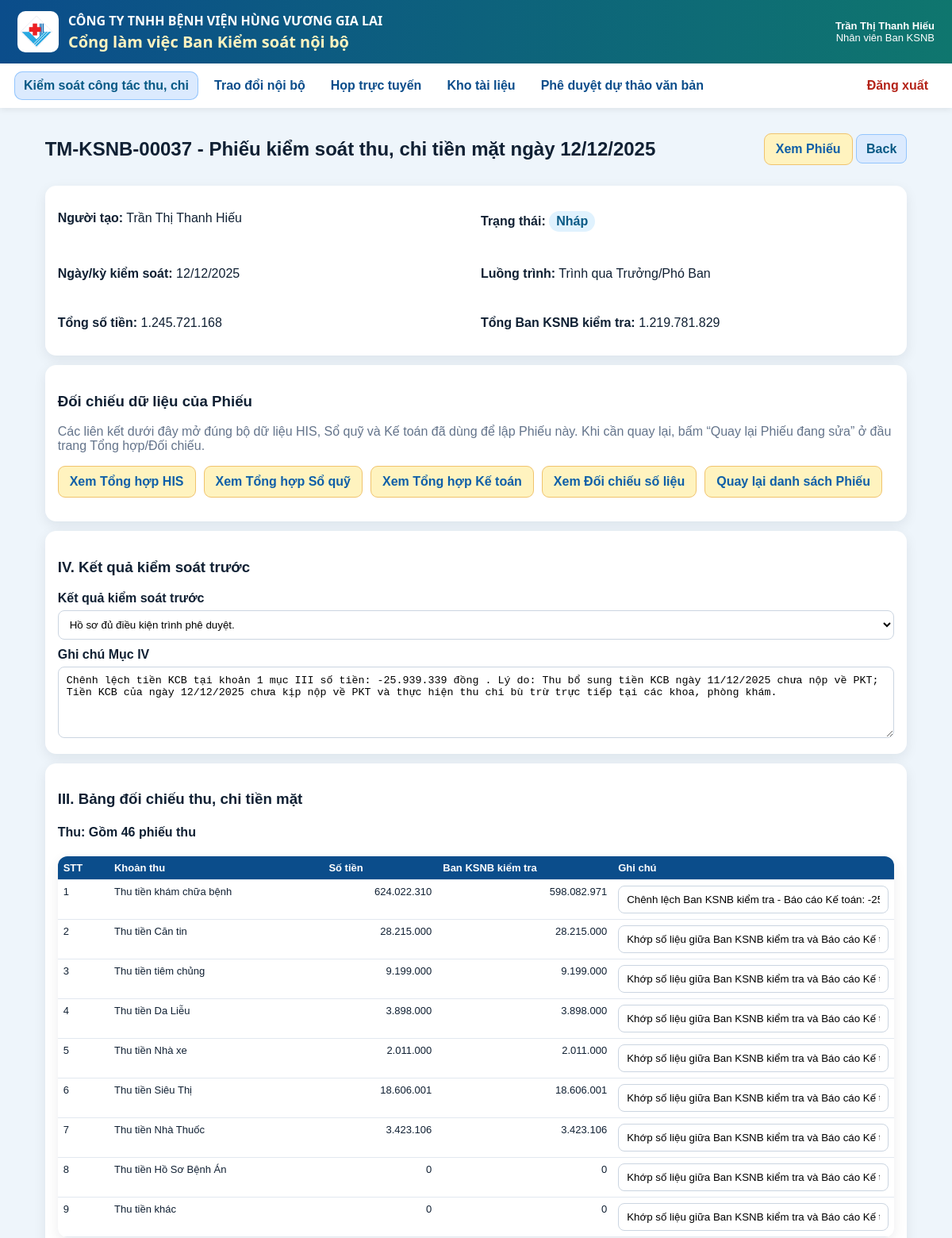
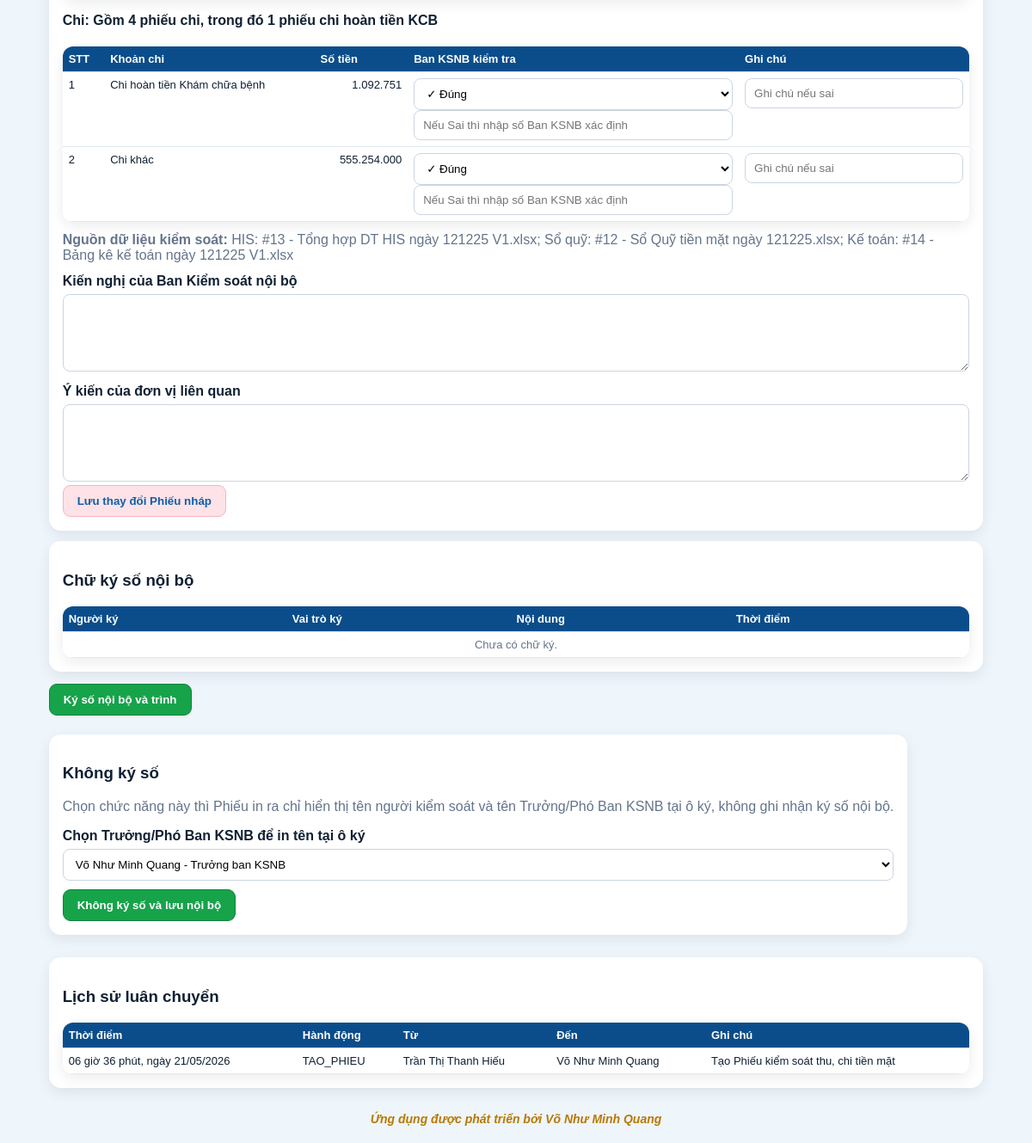
/cash-control/vouchers/37 (signed in), run on an earlier commit of the app's database (2 pictures, top to bottom).
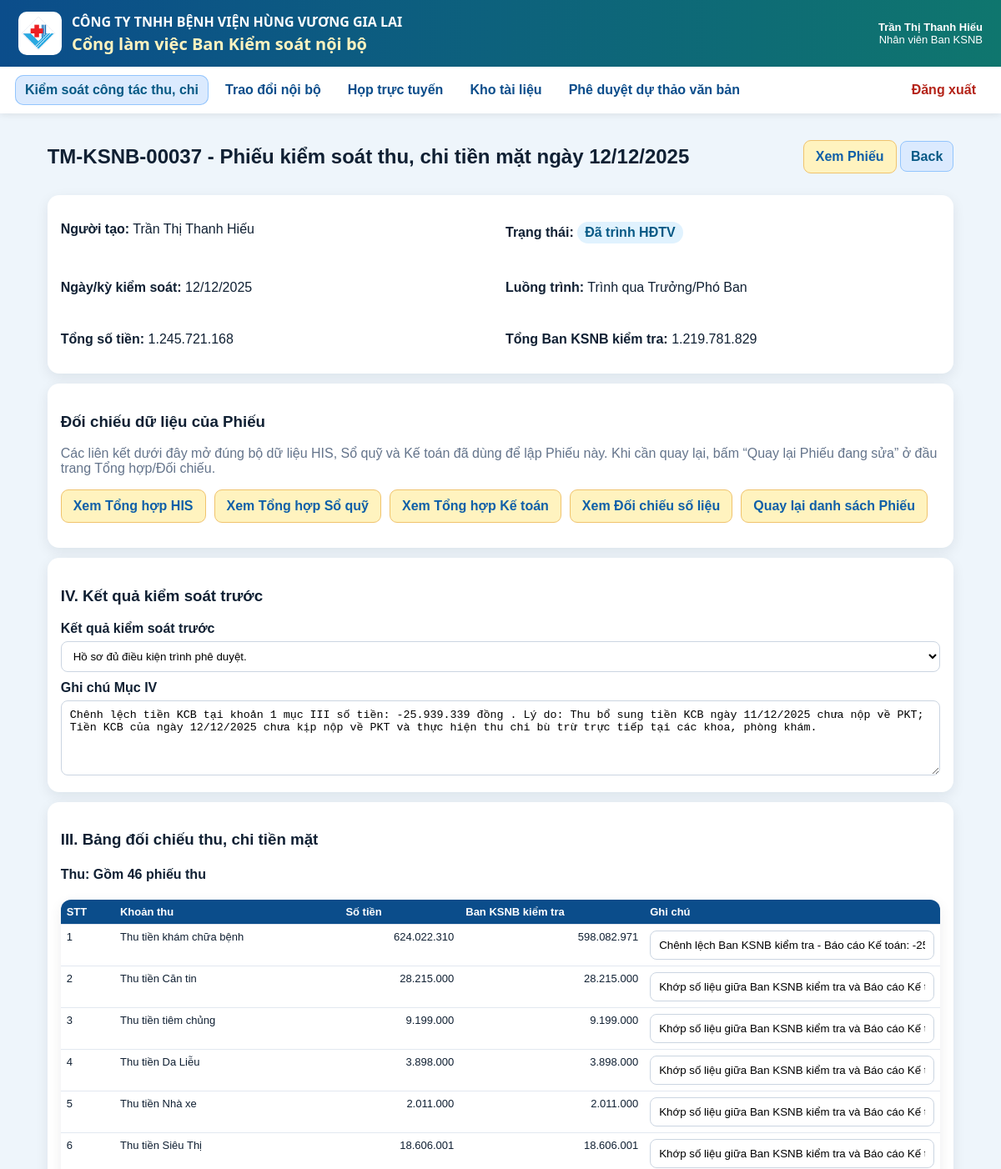
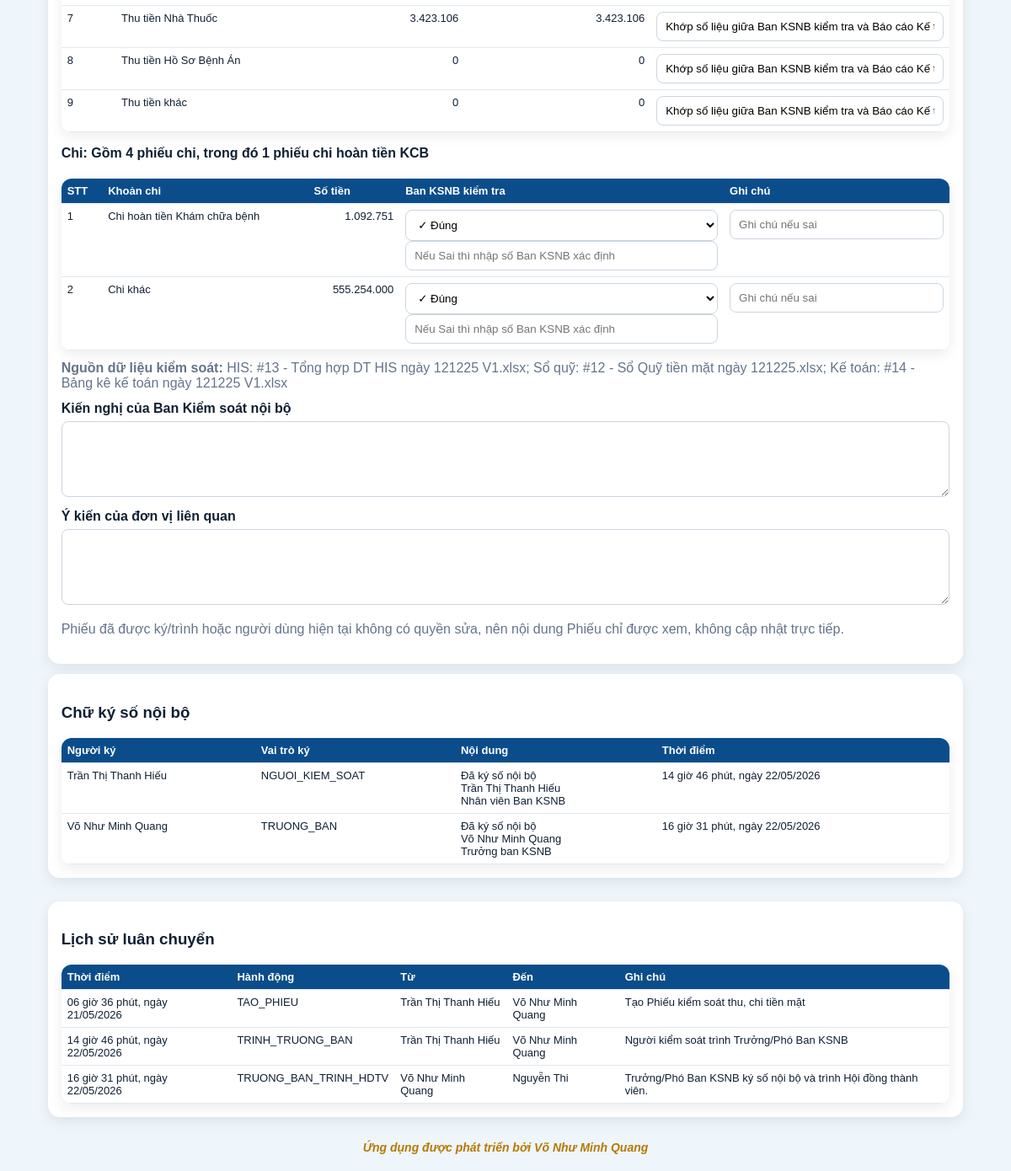
And on a later commit of the database (2 pictures, top to bottom).
### tables this page shows
CREATE TABLE cash_control_vouchers (
                id INTEGER PRIMARY KEY AUTOINCREMENT,
                code TEXT,
                title TEXT NOT NULL,
                voucher_date TEXT,
                sign_mode TEXT NOT NULL DEFAULT 'INTERNAL_DIGITAL',
                route_mode TEXT NOT NULL DEFAULT 'THROUGH_HEAD',
                head_user_id INTEGER,
                board_user_id INTEGER,
                his_batch_id INTEGER,
                cashbook_batch_id INTEGER,
                accounting_batch_id INTEGER,
                receipt_count INTEGER NOT NULL DEFAULT 0,
                expense_count INTEGER NOT NULL DEFAULT 0,
                refund_kcb_count INTEGER NOT NULL DEFAULT 0,
                revenue_document_total REAL NOT NULL DEFAULT 0,
                revenue_ksnb_total REAL NOT NULL DEFAULT 0,
                revenue_diff_total REAL NOT NULL DEFAULT 0,
                expense_document_total REAL NOT NULL DEFAULT 0,
                expense_ksnb_total REAL NOT NULL DEFAULT 0,
                expense_diff_total REAL NOT NULL DEFAULT 0,
                status TEXT NOT NULL DEFAULT 'DRAFT',
                created_by INTEGER NOT NULL,
                created_at TEXT NOT NULL DEFAULT CURRENT_TIMESTAMP,
                submitted_at TEXT, current_handler INTEGER, section_iv_result TEXT, section_iv_note TEXT, section_v_text TEXT, section_vi_text TEXT, submitted_to_board_at TEXT, board_saved_at TEXT,
                FOREIGN KEY(created_by) REFERENCES users(id)
            );

CREATE TABLE cash_control_voucher_items (
                id INTEGER PRIMARY KEY AUTOINCREMENT,
                voucher_id INTEGER NOT NULL,
                group_type TEXT NOT NULL,
                item_order INTEGER NOT NULL DEFAULT 0,
                item_name TEXT NOT NULL,
                document_amount REAL NOT NULL DEFAULT 0,
                ksnb_check_type TEXT NOT NULL DEFAULT 'MATCH',
                ksnb_checked_amount REAL,
                ksnb_note TEXT,
                FOREIGN KEY(voucher_id) REFERENCES cash_control_vouchers(id) ON DELETE CASCADE
            );

CREATE TABLE cash_control_voucher_routes (
                id INTEGER PRIMARY KEY AUTOINCREMENT,
                voucher_id INTEGER NOT NULL,
                action TEXT NOT NULL,
                from_user_id INTEGER,
                to_user_id INTEGER,
                note TEXT,
                created_at TEXT NOT NULL DEFAULT CURRENT_TIMESTAMP,
                FOREIGN KEY(voucher_id) REFERENCES cash_control_vouchers(id) ON DELETE CASCADE
            );

CREATE TABLE cash_control_voucher_signatures (
                id INTEGER PRIMARY KEY AUTOINCREMENT,
                voucher_id INTEGER NOT NULL,
                signer_id INTEGER NOT NULL,
                signer_name TEXT NOT NULL,
                signer_role TEXT NOT NULL,
                signature_text TEXT NOT NULL,
                signed_at TEXT NOT NULL DEFAULT CURRENT_TIMESTAMP,
                FOREIGN KEY(voucher_id) REFERENCES cash_control_vouchers(id) ON DELETE CASCADE
            );

### app/models.py (models this page shows)
class Users(Base):
    __tablename__ = "users"
    id = Column(Integer, primary_key=True)
    username = Column(String, unique=True, nullable=False, index=True)
    full_name = Column(String, nullable=False)
    password_hash = Column(String, nullable=False)
    unit_code = Column(String, nullable=False, default="THANH_VIEN_TRUNG_TAP")
    role_code = Column(String, nullable=False, default="THANH_VIEN_TRUNG_TAP")
    position_title = Column(String, nullable=False, default="Thành viên trưng tập")
    is_active = Column(Integer, nullable=False, default=1)
    created_at = Column(String, nullable=False)
    status = column_property(
        case(
            (is_active == 1, "ACTIVE"),
            else_="LOCKED",
        )
    )

### app/routers/cash_control.py (the view)
@router.get("/vouchers/{voucher_id}")
def cash_control_voucher_detail(request: Request, voucher_id: int):
    denied = require_login(request)
    if denied:
        return denied
    data = fetch_full_cash_control_voucher(voucher_id)
    voucher = data.get("voucher")
    if not can_view_cash_control_voucher(request.state.user, voucher):
        return RedirectResponse("/cash-control?main_tab=voucher", status_code=303)
    if request.state.user.get("role_code") in BOARD_ROLES:
        return RedirectResponse(f"/cash-control/vouchers/{voucher_id}/print", status_code=303)
    return templates.TemplateResponse(
        "cash_control_voucher_detail.html",
        {
            "request": request,
            "user": request.state.user,
            "cash_control_status_labels": CASH_CONTROL_STATUS_LABELS,
            **load_cash_control_signature_users(),
            **data,
        },
    )

### app/templates/cash_control_voucher_detail.html (shortened to what the changed rows need)
{% extends 'base.html' %}
{% block content %}
<div class="page-head">
  <h2>{{ voucher.code }} - {{ voucher.title }}</h2>
  <div>
    <a class="secondary-link cash-control-ui-font cash-btn-soft-yellow-blue" target="_blank" href="/cash-control/vouchers/{{ voucher.id }}/print">Xem Phiếu</a>
    <a class="secondary-link cash-control-ui-font cash-btn-back" href="javascript:history.back()">Back</a>
  </div>
</div>
<div class="panel">
  <div class="grid2">
    <p><b>Người tạo:</b> {{ voucher.creator_name }}</p>
    <p><b>Trạng thái:</b> <span class="badge">{{ cash_control_status_labels.get(voucher.status, voucher.status) }}</span></p>
    <p><b>Ngày/kỳ kiểm soát:</b> {{ voucher.voucher_date or '' }}</p>
    <p><b>Luồng trình:</b> {{ 'Không trình Trưởng/Phó Ban' if voucher.route_mode == 'DIRECT_BOARD' else 'Trình qua Trưởng/Phó Ban' }}</p>
    <p><b>Tổng số tiền:</b> {{ '{:,.0f}'.format(document_total or 0).replace(',', '.') }}</p>
    <p><b>Tổng Ban KSNB kiểm tra:</b> {{ '{:,.0f}'.format(ksnb_total or 0).replace(',', '.') }}</p>
  </div>
</div>
{% set raw_section_v_text = voucher.section_v_text or '' %}
{% set context_source_data_text = source_data_text|default('') %}
{% set source_data_text = context_source_data_text if context_source_data_text else (raw_section_v_text if raw_section_v_text.startswith('Nguồn dữ liệu kiểm soát:') else '') %}
{% set section_v_input_text = '' if raw_section_v_text.startswith('Nguồn dữ liệu kiểm soát:') else raw_section_v_text %}
<form method="post" action="/cash-control/vouchers/{{ voucher.id }}/items/update">
  <div class="panel">
    <h3>IV. Kết quả kiểm soát trước</h3>
    <label>Kết quả kiểm soát trước</label>
    <select name="section_iv_result">
      <option value="Hồ sơ đủ điều kiện trình phê duyệt." {% if voucher.section_iv_result == 'Hồ sơ đủ điều kiện trình phê duyệt.' %}selected{% endif %}>Hồ sơ đủ điều kiện trình phê duyệt.</option>
    </select>
    <label>Ghi chú Mục IV</label>
    <textarea name="section_iv_note">{{ voucher.section_iv_note or '' }}</textarea>
  </div>
  <div class="panel">
    <h3>III. Bảng đối chiếu thu, chi tiền mặt</h3>
    <h4>Thu: Gồm {{ voucher.receipt_count or 0 }} phiếu thu</h4>
    <table class="table compact">
      <thead>
        <tr>
          <th>STT</th>
          <th>Khoản thu</th>
          <th>Số tiền</th>
          <th>Ban KSNB kiểm tra</th>
          <th>Ghi chú</th>
        </tr>
      </thead>
      <tbody>
        {% for item in revenue_items %}
        <tr>
          <td>{{ loop.index }}</td>
          <td>{{ item.item_name }}</td>
          <td class="num">{{ '{:,.0f}'.format(item.document_amount or 0).replace(',', '.') }}</td>
          <td class="num {% if item.ksnb_check_type == 'DIFFERENT' %}warning-cell{% endif %}">
            {{ '{:,.0f}'.format(item.ksnb_checked_amount or 0).replace(',', '.') }}
          </td>
          <td class="{% if item.ksnb_check_type == 'DIFFERENT' %}warning-cell{% endif %}">
            <input name="note_{{ item.id }}" value="{{ item.ksnb_note or '' }}" placeholder="Ghi chú chênh lệch">
          </td>
        </tr>
        {% endfor %}
      </tbody>
    </table>
    <h4 style="margin-top:16px;">
      Chi: Gồm {{ voucher.expense_count or 0 }} phiếu chi,
      trong đó {{ voucher.refund_kcb_count or 0 }} phiếu chi hoàn tiền KCB
    </h4>
    <table class="table compact">
      <thead>
        <tr>
          <th>STT</th>
          <th>Khoản chi</th>
          <th>Số tiền</th>
          <th>Ban KSNB kiểm tra</th>
          <th>Ghi chú</th>
        </tr>
      </thead>
      <tbody>
        {% for item in expense_items %}
        <tr>
          <td>{{ loop.index }}</td>
          <td>{{ item.item_name }}</td>
          <td class="num">{{ '{:,.0f}'.format(item.document_amount or 0).replace(',', '.') }}</td>
          <td>
            <select name="check_type_{{ item.id }}">
              <option value="MATCH" {% if item.ksnb_check_type == 'MATCH' %}selected{% endif %}>✓ Đúng</option>
            </select>
            <input name="checked_amount_{{ item.id }}" value="{{ item.ksnb_checked_amount or '' }}" placeholder="Nếu Sai thì nhập số Ban KSNB xác định">
          </td>
          <td>
            <input name="note_{{ item.id }}" value="{{ item.ksnb_note or '' }}" placeholder="Ghi chú nếu sai">
          </td>
        </tr>
        {% endfor %}
      </tbody>
    </table>
    {% if source_data_text %}
    <div class="muted" style="margin-top:12px;">
      <b>Nguồn dữ liệu kiểm soát:</b> {{ source_data_text.replace('Nguồn dữ liệu kiểm soát:', '').strip() }}
    </div>
    {% endif %}
    <div style="margin-top:12px;">
      <label>Kiến nghị của Ban Kiểm soát nội bộ</label>
      <textarea name="section_v_text">{{ section_v_input_text }}</textarea>
      <label>Ý kiến của đơn vị liên quan</label>
      <textarea name="section_vi_text">{{ voucher.section_vi_text or '' }}</textarea>
    </div>
    {% if voucher.status == 'DRAFT' and (voucher.created_by == user.id or user.role_code == 'ADMIN') %}
    <button class="secondary cash-control-ui-font cash-btn-soft-pink" type="submit">Lưu thay đổi Phiếu nháp</button>
    {% else %}
    <p class="muted">
      Phiếu đã được ký/trình hoặc người dùng hiện tại không có quyền sửa, nên nội dung Phiếu chỉ được xem, không cập nhật trực tiếp.
    </p>
    {% endif %}
  </div>
</form>
<div class="panel">
  <table class="table compact">
    <thead>
      <tr>
        <th>Người ký</th>
        <th>Vai trò ký</th>
        <th>Nội dung</th>
        <th>Thời điểm</th>
      </tr>
    </thead>
    <tbody>
      {% for s in signatures %}
      <tr>
        <td>{{ s.signer_name }}</td>
        <td>{{ s.signer_role }}</td>
        <td><pre>{{ s.signature_text }}</pre></td>
        <td>{{ s.signed_at_vn_text or s.signed_at }}</td>
      </tr>
      {% else %}
      <tr><td colspan="4" class="empty">Chưa có chữ ký.</td></tr>
      {% endfor %}
    </tbody>
  </table>
</div>
<div class="actions">
  {% if voucher.status == 'DRAFT' and voucher.created_by == user.id %}
  {% if voucher.route_mode == 'DIRECT_BOARD' %}
  <form method="post" action="/cash-control/vouchers/{{ voucher.id }}/submit" class="panel" style="margin-top:12px;">
    <h3>Ký số nội bộ và trình thẳng HĐTV</h3>
    <p class="muted">
      Chọn vị trí Hội đồng thành viên tiếp nhận Phiếu kiểm soát thu, chi tiền mặt do nhân viên Ban KSNB ký số và trình thẳng.
    </p>
    <label>Chọn vị trí Hội đồng thành viên nhận trình</label>
    <select name="board_user_id" required>
      <option value="">-- Chọn Hội đồng thành viên --</option>
      {% for b in cash_control_board_users %}
      <option value="{{ b.id }}">{{ b.full_name }} - {{ b.position_title }}</option>
      {% endfor %}
    </select>
    <button class="primary cash-control-ui-font cash-btn-success" type="submit" style="margin-top:10px;" onclick="return confirm('Bạn chắc chắn muốn ký số nội bộ và trình thẳng Phiếu kiểm soát thu, chi tiền mặt đến Hội đồng thành viên đã chọn?');">Ký số nội bộ và trình thẳng HĐTV</button>
  </form>
  {% else %}
  <form method="post" action="/cash-control/vouchers/{{ voucher.id }}/submit">
    <button class="primary cash-control-ui-font cash-btn-success" type="submit">Ký số nội bộ và trình</button>
  </form>
  {% endif %}
  <form method="post" action="/cash-control/vouchers/{{ voucher.id }}/submit-no-signature" class="panel" style="margin-top:12px;">
    <h3>Không ký số</h3>
    <p class="muted">
      Chọn chức năng này thì Phiếu in ra chỉ hiển thị tên người kiểm soát và tên Trưởng/Phó Ban KSNB tại ô ký, không ghi nhận ký số nội bộ.
    </p>
    <label>Chọn Trưởng/Phó Ban KSNB để in tên tại ô ký</label>
    <select name="no_sign_head_user_id" required>
      {% for h in cash_control_head_users %}
      <option value="{{ h.id }}" {% if voucher.head_user_id == h.id %}selected{% endif %}>{{ h.full_name }} - {{ h.position_title }}</option>
      {% endfor %}
    </select>
    <button class="primary cash-control-ui-font cash-btn-success" type="submit" style="margin-top:10px;" onclick="return confirm('Bạn chắc chắn muốn trình Phiếu kiểm soát thu, chi tiền mặt theo hình thức không ký số? Phiếu sẽ in tên người kiểm soát và Trưởng/Phó Ban KSNB ở cuối phiếu.');">Không ký số và lưu nội bộ</button>
  </form>
  {% endif %}
</div>
<div class="panel">
  <table class="table compact">
    <thead>
      <tr>
        <th>Thời điểm</th>
        <th>Hành động</th>
        <th>Từ</th>
        <th>Đến</th>
        <th>Ghi chú</th>
      </tr>
    </thead>
    <tbody>
      {% for r in routes %}
      <tr>
        <td>{{ r.created_at_vn_text or r.created_at }}</td>
        <td>{{ r.action }}</td>
        <td>{{ r.from_name or '' }}</td>
        <td>{{ r.to_name or '' }}</td>
        <td>{{ r.note or '' }}</td>
      </tr>
      {% else %}
      <tr><td colspan="5" class="empty">Chưa có lịch sử luân chuyển.</td></tr>
      {% endfor %}
    </tbody>
  </table>
</div>
{% endblock %}

What changed in the data, as far as the page shows it:
changed cash_control_vouchers "TM-KSNB-00037": get "Nháp" → "Đã trình HĐTV"; status "DRAFT" → "SUBMITTED_TO_BOARD" (drawn); no_sign_head_user_id "Võ Như Minh Quang - Trưởng ban KSNB" → (not shown)
added cash_control_voucher_signatures: signer_name "Trần Thị Thanh Hiếu", signer_role "NGUOI_KIEM_SOAT", signature_text "Đã ký số nội bộ Trần Thị Thanh Hiếu Nhân viên Ban KSNB", signed_at_vn_text "14 giờ 46 phút, ngày 22/05/2026"
added cash_control_voucher_signatures: signer_name "Võ Như Minh Quang", signer_role "TRUONG_BAN", signature_text "Đã ký số nội bộ Võ Như Minh Quang Trưởng ban KSNB", signed_at_vn_text "16 giờ 31 phút, ngày 22/05/2026"
added cash_control_voucher_routes: created_at_vn_text "14 giờ 46 phút, ngày 22/05/2026", action "TRINH_TRUONG_BAN", full_name "Trần Thị Thanh Hiếu", full_name "Võ Như Minh Quang", note "Người kiểm soát trình Trưởng/Phó Ban KSNB"
added cash_control_voucher_routes: created_at_vn_text "16 giờ 31 phút, ngày 22/05/2026", action "TRUONG_BAN_TRINH_HDTV", full_name "Võ Như Minh Quang", full_name "Nguyễn Thi", note "Trưởng/Phó Ban KSNB ký số nội bộ và trình Hội đồng thành viên."
Also different on the page:
text no longer shown: "Lưu thay đổi Phiếu nháp Chưa có chữ ký. Ký số nội bộ và trình Không ký số Chọn chức năng này thì Phiếu in ra chỉ hiển thị tên người kiểm soát và tên Trưởng/Phó Ban KSNB tại ô ký, không ghi nhận ký số nội bộ. Chọn Trưởng/Phó Ban KSNB để in tên tại ô ký Không ký số và lưu nội bộ"
text now shown: "Phiếu đã được ký/trình hoặc người dùng hiện tại không có quyền sửa, nên nội dung Phiếu chỉ được xem, không cập nhật trực tiếp."
